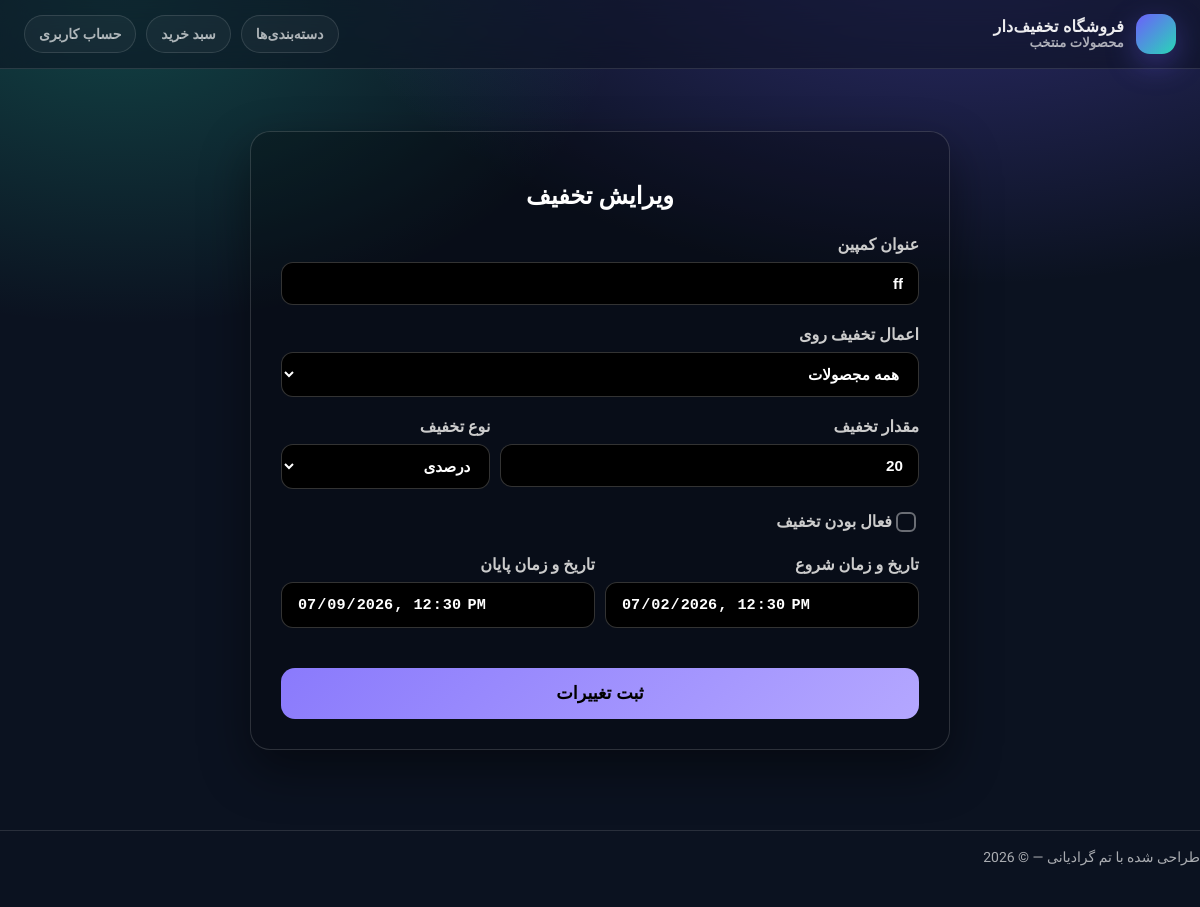
Page /coupon/coupon-edit/10/ (signed in) on the committed database.
### coupon/models.py (models this page shows, shortened)
class Discount(models.Model):
    APPLY_TO_CHOICES = (
        ('all', 'همه مجصولات'),
        ('product', 'یک محصول'),
        ('category', 'یک دسته'),
    )
    DISCOUNT_TYPE_CHOICES = (
        ('percent', 'درصدی'),
        ('amount', 'تومانی')
    )
    title = models.CharField(max_length=100, verbose_name="عنوان کمپین")
    apply_to = models.CharField(max_length=20, choices=APPLY_TO_CHOICES, default='all', verbose_name='اعمال روی')
    discount_type = models.CharField(max_length=10, choices=DISCOUNT_TYPE_CHOICES, verbose_name='نوع تخفثف')
    value = models.PositiveIntegerField(default=0, verbose_name='مقدار تخفیف')
    is_active = models.BooleanField(default=True)
    start_date = models.DateTimeField(null=True, blank=True)
    end_date = models.DateTimeField(null=True, blank=True)
    product = models.ForeignKey(Product, null=True, blank=True, on_delete=models.CASCADE, verbose_name='محصول')
    category = models.ForeignKey(Category, null=True, blank=True, on_delete=models.CASCADE, verbose_name='دسته بندی')
    created_at = models.DateTimeField(auto_now_add=True)
    updated_at = models.DateTimeField(auto_now=True)

### coupon/views.py (the view)
# urls.py: path('coupon-edit/<int:pk>/',views.EditCoupon.as_view(), name='coupon_edit'),
class EditCoupon(UserPassesTestMixin, generic.UpdateView):
    model = Discount
    template_name = 'coupon/coupon_create.html'
    fields = '__all__'
    success_url = reverse_lazy('coupon:coupon_list')
    def test_func(self):
        return self.request.user.is_superuser
    def get_context_data(self, **kwargs):
        context = super().get_context_data(**kwargs)
        context['is_edit'] = True
        return context

### cart/context_processors.py (called while the page is built)
def cart(request):
    return {'cart': Cart(request)}

### catalog/models.py (called while the page is built)
    def __str__(self):
        return self.name

    def __str__(self):
        return f"{self.category} {self.name}"

### coupon/templates/coupon/coupon_create.html (shortened to what this page needs)
{% extends "parent/base.html" %}
{% load static %}
{% block content %}
<div class="form-container">
    <h2>{% if is_edit %}ویرایش تخفیف {% else %} مدیریت تخفیف{% endif %}</h2>
    <form method="post" id="discount-form">
        <div class="form-group">
            <label for="{{ form.title.id_for_label }}">عنوان کمپین</label>
            {{ form.title }}
        </div>
        <div class="form-group">
            <label for="{{ form.apply_to.id_for_label }}">اعمال تخفیف روی</label>
            {{ form.apply_to }}
        </div>
        <div class="form-group inline-flex">
            <div style="flex:2">
                <label for="{{ form.value.id_for_label }}">مقدار تخفیف</label>
                {{ form.value }}
            </div>
            <div style="flex:1">
                <label for="{{ form.discount_type.id_for_label }}">نوع تخفیف</label>
                {{ form.discount_type }}
            </div>
        </div>
        <div class="form-group" style="display:flex; align-items:center;">
            {{ form.is_active }}
            <label for="{{ form.is_active.id_for_label }}" class="checkbox-label">فعال بودن تخفیف</label>
        </div>
        <div class="form-group inline-flex">
            <div style="flex:1">
                <label for="{{ form.start_date.id_for_label }}">تاریخ و زمان شروع</label>
                <input
                        type="datetime-local"
                        name="{{ form.start_date.html_name }}"
                        id="{{ form.start_date.id_for_label }}"
                        value="{% if form.start_date.value %}{{ form.start_date.value|date:'Y-m-d\\TH:i' }}{% endif %}"
                        step="60"
                        autocomplete="off"
                >
            </div>
            <div style="flex:1">
                <label for="{{ form.end_date.id_for_label }}">تاریخ و زمان پایان</label>
                <input
                        type="datetime-local"
                        name="{{ form.end_date.html_name }}"
                        id="{{ form.end_date.id_for_label }}"
                        value="{% if form.end_date.value %}{{ form.end_date.value|date:'Y-m-d\\TH:i' }}{% endif %}"
                        step="60"
                        autocomplete="off"
                >
            </div>
        </div>
        <button type="submit" class="btn-submit">{% if is_edit %}ثبت تغییرات {% else %} ذخیره تخفیف{% endif %}</button>
    </form>
</div>
{% endblock %}

### catalog/templates/parent/base.html (style rules this page uses)
:root { --bg: #0b1220; --card: rgba(255,255,255,.06); --card2: rgba(255,255,255,.09); --text: rgba(255,255,255,.92); --muted: rgba(255,255,255,.65); --border: rgba(255,255,255,.12); --primary: #6d5efc; --primary2: #28d7b6; --danger: #ff4d6d; --shadow: 0 18px 60px rgba(0,0,0,.35); --radius: 18px; }
* { box-sizing: border-box; }
body { margin:0; font-family:"Vazirmatn", system-ui, -apple-system, Segoe UI, Roboto, Arial; background: radial-gradient(1200px 700px at 80% -100px, rgba(109,94,252,.38), transparent 55%), radial-gradient(1000px 650px at 10% 0px, rgba(40,215,182,.25), transparent 50%), var(--bg); color: var(--text); }

### coupon/templates/coupon/coupon_create.html (style rules this page uses)
.form-container { max-width: 700px; margin: 40px auto; padding: 30px; background: rgba(0, 0, 0, 0.25); border: 1px solid rgba(255, 255, 255, 0.15); border-radius: 20px; box-shadow: 0 20px 50px rgba(0, 0, 0, 0.45); }
h2 { margin-bottom: 25px; font-weight: 900; color: #fff; text-align: center; }
.form-group { margin-bottom: 20px; }
label { display: block; margin-bottom: 8px; font-weight: 800; color: #ccc; }
.checkbox-label { display: inline-block; margin-left: 10px; margin-bottom: 0; font-weight: 800; color: #ccc; cursor: pointer; }
.inline-flex { display: flex; gap: 10px; align-items: flex-start; }
.inline-flex > div { flex: 1; }
input[type="text"], input[type="number"], input[type="date"], input[type="datetime-local"], select, textarea { width: 100%; padding: 12px 15px; border-radius: 12px; background: rgba(0,0,0); border: 1px solid rgba(255, 255, 255, 0.2); color: #fff; font-weight: 600; font-size: 0.95rem; transition: all 0.2s ease; outline: none; }
input[type="checkbox"] { appearance: none; -webkit-appearance: none; width: 20px; height: 20px; border: 2px solid rgba(255, 255, 255, 0.4); border-radius: 6px; background-color: transparent; cursor: pointer; position: relative; display: inline-block; vertical-align: middle; transition: all 0.2s ease; }
.btn-submit { width: 100%; padding: 15px; margin-top: 20px; border: none; border-radius: 14px; font-weight: 900; background: linear-gradient(135deg, #8a7afc, #b4a7ff); cursor: pointer; font-size: 1.1rem; transition: all 0.2s ease; }
input[type="datetime-local"] { color-scheme: dark; }

### rows in the picture
Discount: title "ff", apply_to "همه مجصولات", value "20", discount_type "درصدی"
